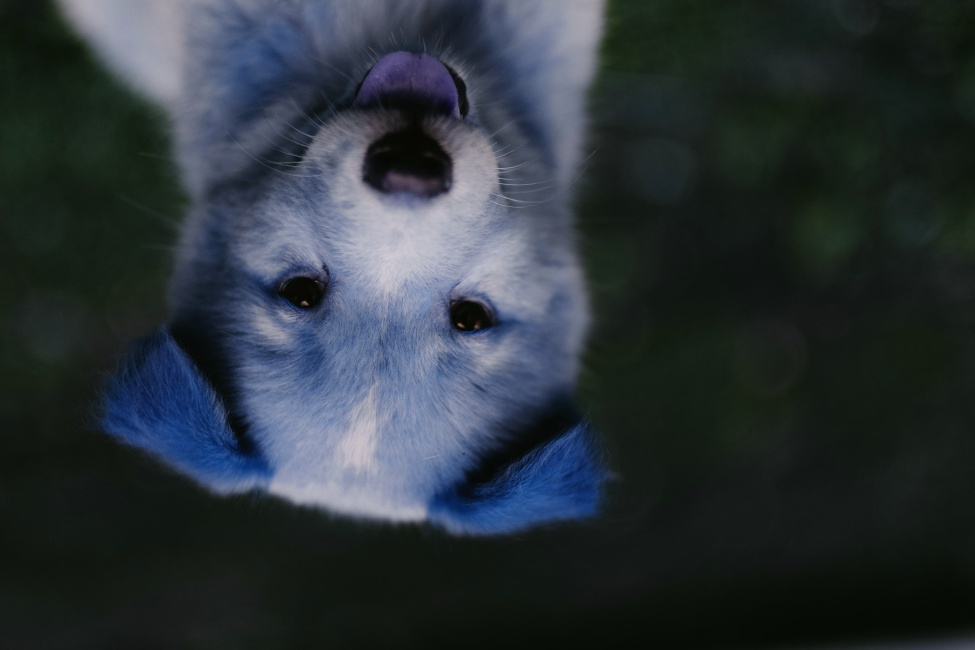
#> input picture 01-Image-Basics-with-OpenCV/my_new_picture.jpg, 975 x 650 px, given in place of the camera
$ jupyter execute 00-Optical-Flow.ipynb   (text cells are left out)
#> lines starting #> are read from the running program, lines starting #| are printed output that depends on the picture; after the words box and inside, x2 and y2 are one past the last pixel; in counts of white or black regions, pixels touching at a corner belong together
[cell 1]
import numpy as np
import cv2

[cell 2]
# Parameters for ShiTomasi corner detection (good features to track paper)
corner_track_params = dict(maxCorners = 10,
                       qualityLevel = 0.3,
                       minDistance = 7,
                       blockSize = 7 )

[cell 3]
# Parameters for lucas kanade optical flow
lk_params = dict( winSize  = (200,200),
                  maxLevel = 2,
                  criteria = (cv2.TERM_CRITERIA_EPS | cv2.TERM_CRITERIA_COUNT, 10,0.03))

[cell 4]
# Capture the video
cap = cv2.VideoCapture(0)

# Grab the very first frame of the stream
ret, prev_frame = cap.read()
#> prev_frame is the input picture: shape (650, 975, 3); mean B, G, R 57.5, 51.8, 43.8

# Grab a grayscale image (We will refer to this as the previous frame)
prev_gray = cv2.cvtColor(prev_frame, cv2.COLOR_BGR2GRAY)
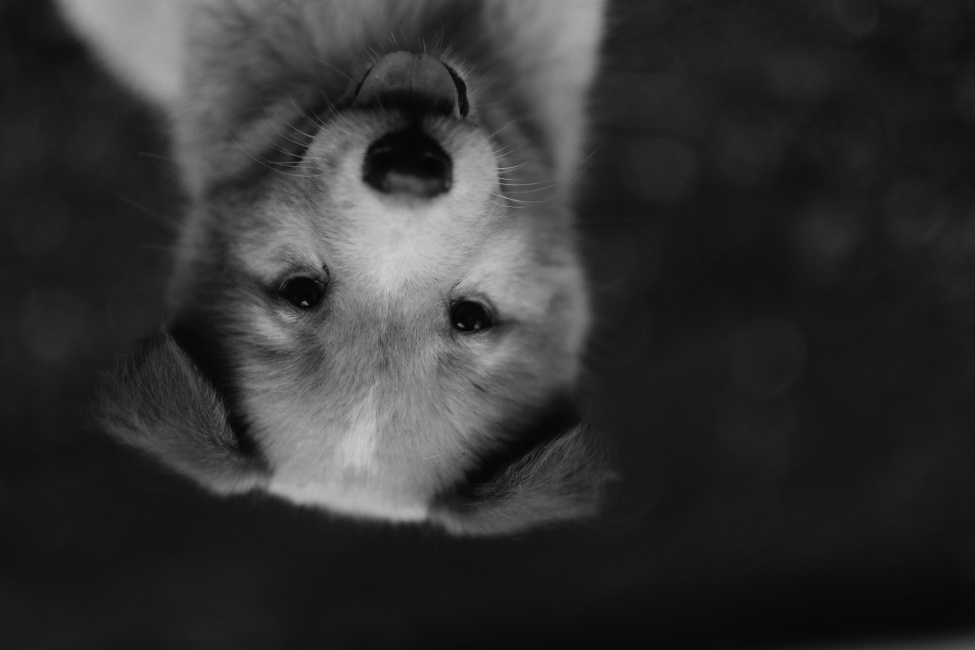
#> prev_gray: shape (650, 975); min 3, max 207, mean 50.1

# Grabbing the corners
prevPts = cv2.goodFeaturesToTrack(prev_gray, mask = None, **corner_track_params)
#> prevPts = [[304, 303], [460, 325], [498, 177], [324, 267], [306, 148], [477, 327], [301, 160], [451, 301], [312, 140], [498, 167]]

# Create a matching mask of the previous frame for drawing on later
mask = np.zeros_like(prev_frame)


while True:

    # Grab current frame
    ret,frame = cap.read()

    # Grab gray scale
    frame_gray = cv2.cvtColor(frame, cv2.COLOR_BGR2GRAY)

    # Calculate the Optical Flow on the Gray Scale Frame
    nextPts, status, err = cv2.calcOpticalFlowPyrLK(prev_gray, frame_gray, prevPts, None, **lk_params)
#> nextPts has the same summary as prevPts; status = [1, 1, 1, 1, 1, 1, 1, 1, 1, 1]; err = [0, 0, 0, 0, 0, 0, 0, 0, 0, 0]

    # Using the returned status array (the status output)
    # status output status vector (of unsigned chars); each element of the vector is set to 1 if
    # the flow for the corresponding features has been found, otherwise, it is set to 0.
    good_new = nextPts[status==1]
#> good_new has the same summary as prevPts
    good_prev = prevPts[status==1]
#> good_prev has the same summary as prevPts

    # Use ravel to get points to draw lines and circles
    for i,(new,prev) in enumerate(zip(good_new,good_prev)):

        x_new,y_new = new.ravel()
        x_prev,y_prev = prev.ravel()

        # Lines will be drawn using the mask created from the first frame
        mask = cv2.line(mask, (x_new,y_new),(x_prev,y_prev), (0,255,0), 3)

        # Draw red circles at corner points
        frame = cv2.circle(frame,(x_new,y_new),8,(0,0,255),-1)
#> this loop made 10 passes
#> (x_new, y_new, x_prev, y_prev) on passes 1 to 10: (304, 303, 304, 303), (460, 325, 460, 325), (498, 177, 498, 177), (324, 267, 324, 267), (306, 148, 306, 148), (477, 327, 477, 327), (301, 160, 301, 160), (451, 301, 451, 301), (312, 140, 312, 140), (498, 167, 498, 167)
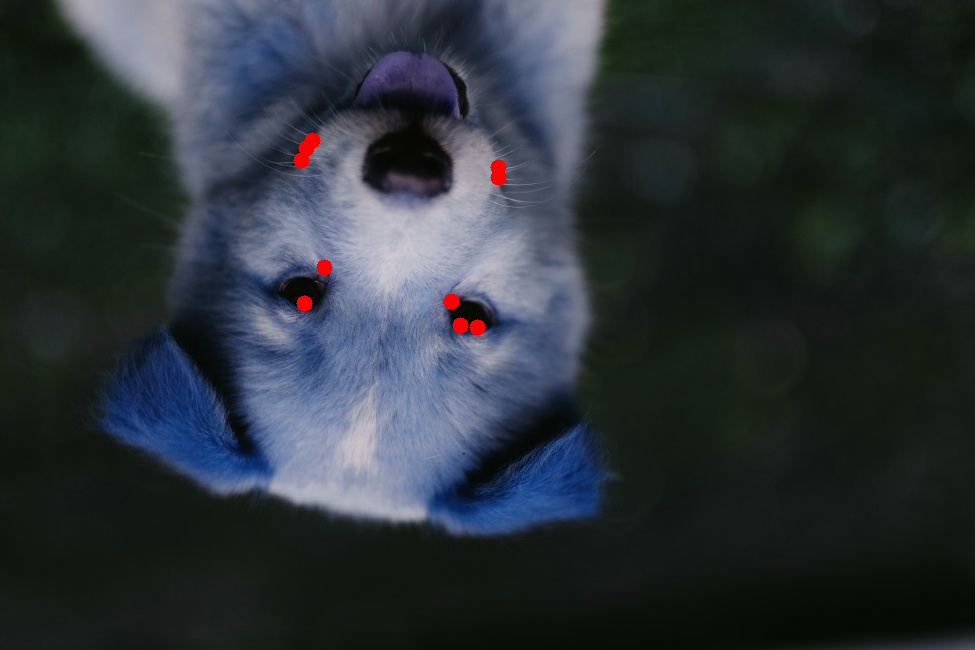
#> frame: shape (650, 975, 3); mean B, G, R 57.3, 51.6, 44.4
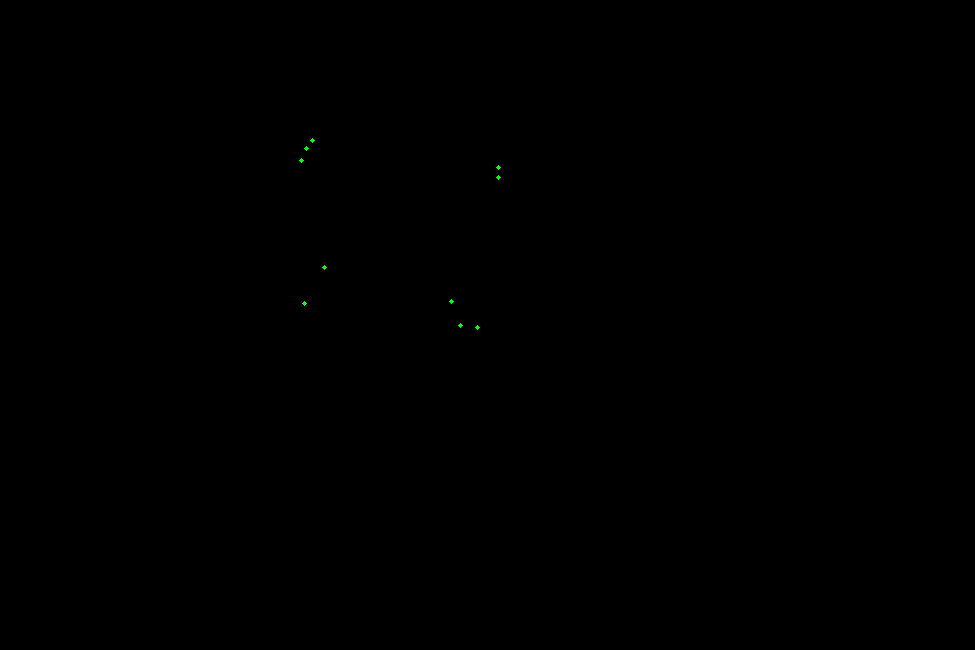
#> mask: shape (650, 975, 3); mean of channels 0, 1, 2 0, 0.1, 0; drawn as B, G, R

    # Display the image along with the mask we drew the line on.
    img = cv2.add(frame,mask)
    cv2.imshow('frame',img)

    k = cv2.waitKey(30) & 0xff
#> (key Esc is pressed here)
    if k == 27:
        break

    # Now update the previous frame and previous points
    prev_gray = frame_gray.copy()
    prevPts = good_new.reshape(-1,1,2)


cv2.destroyAllWindows()
cap.release()

[cell 5]
import cv2
import numpy as np

# Capture the frame
cap = cv2.VideoCapture(0)
ret, frame1 = cap.read()

# Get gray scale image of first frame and make a mask in HSV color
prvsImg = cv2.cvtColor(frame1,cv2.COLOR_BGR2GRAY)

hsv_mask = np.zeros_like(frame1)
hsv_mask[:,:,1] = 255

while True:
    ret, frame2 = cap.read()
    nextImg = cv2.cvtColor(frame2,cv2.COLOR_BGR2GRAY)

    # Check out the markdown text above for a break down of these paramters, most of these are just suggested defaults
    flow = cv2.calcOpticalFlowFarneback(prvsImg,nextImg, None, 0.5, 3, 15, 3, 5, 1.2, 0)


    # Color the channels based on the angle of travel
    # Pay close attention to your video, the path of the direction of flow will determine color!
    mag, ang = cv2.cartToPolar(flow[:,:,0], flow[:,:,1],angleInDegrees=True)
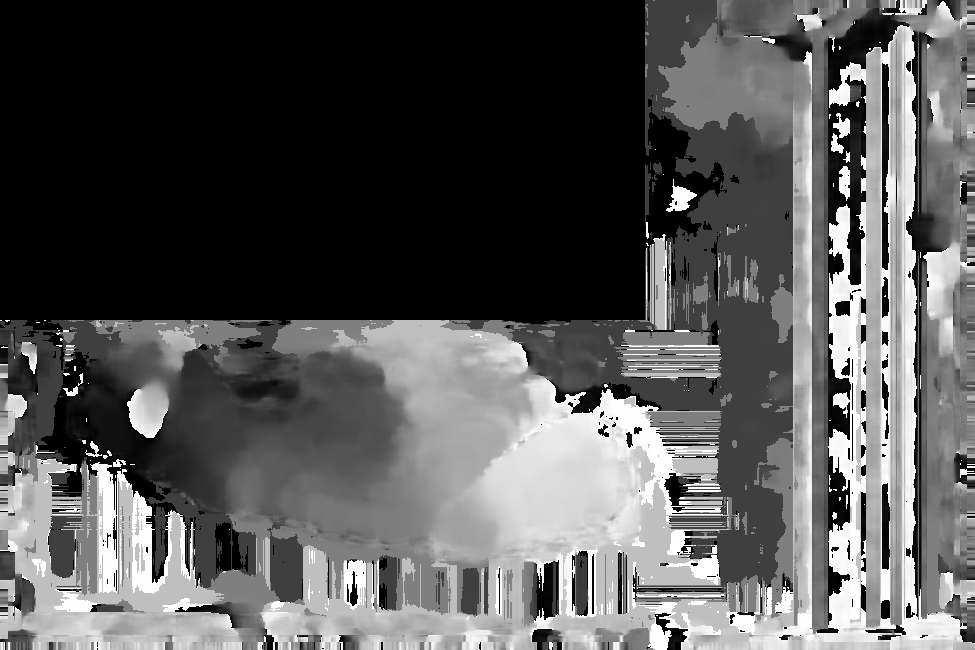
#> ang: shape (650, 975) float32; min 0, max 360, mean 122.5; drawn with min black and max white
    hsv_mask[:,:,0] = ang/2
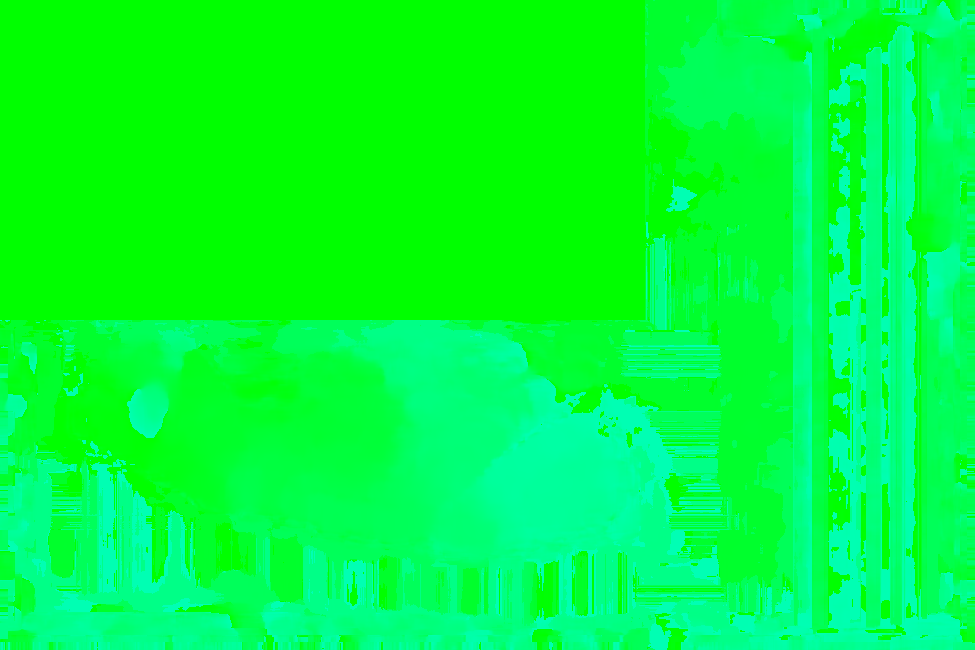
#> hsv_mask: shape (650, 975, 3); mean of channels 0, 1, 2 60.9, 255, 0; drawn as B, G, R
    hsv_mask[:,:,2] = cv2.normalize(mag,None,0,255,cv2.NORM_MINMAX)
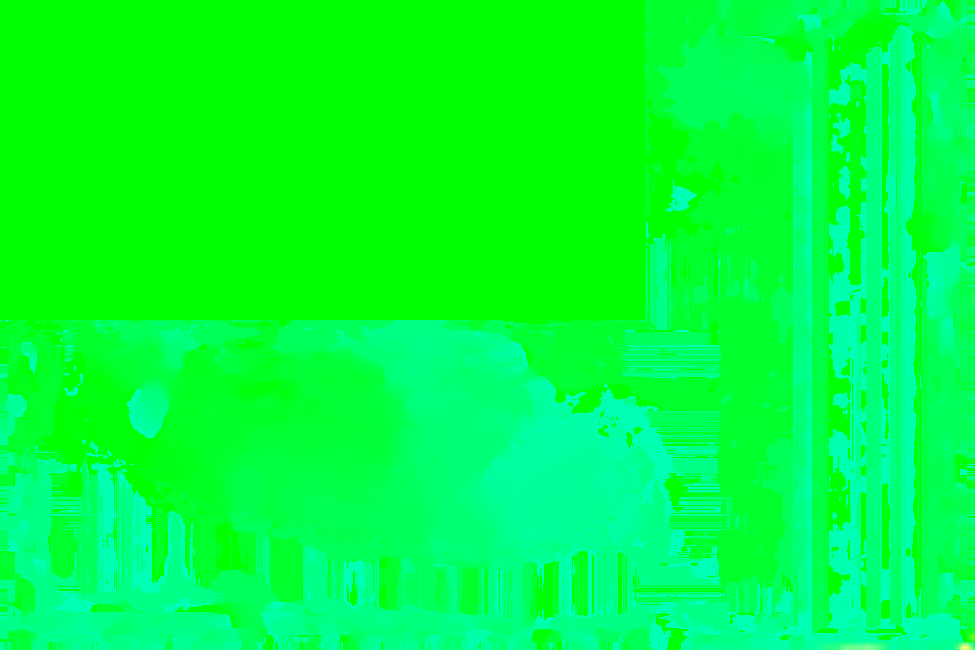
#> hsv_mask: shape (650, 975, 3); 0.55% of pixels changed, all inside (x1, y1, x2, y2) = (0, 0, 975, 650); drawn as B, G, R

    # Convert back to BGR to show with imshow from cv
    bgr = cv2.cvtColor(hsv_mask,cv2.COLOR_HSV2BGR)
    cv2.imshow('frame2',bgr)

    k = cv2.waitKey(30) & 0xff
#> (key Esc is pressed here)
    if k == 27:
        break

    # Set the Previous image as the next iamge for the loop
    prvsImg = nextImg


cap.release()
cv2.destroyAllWindows()
